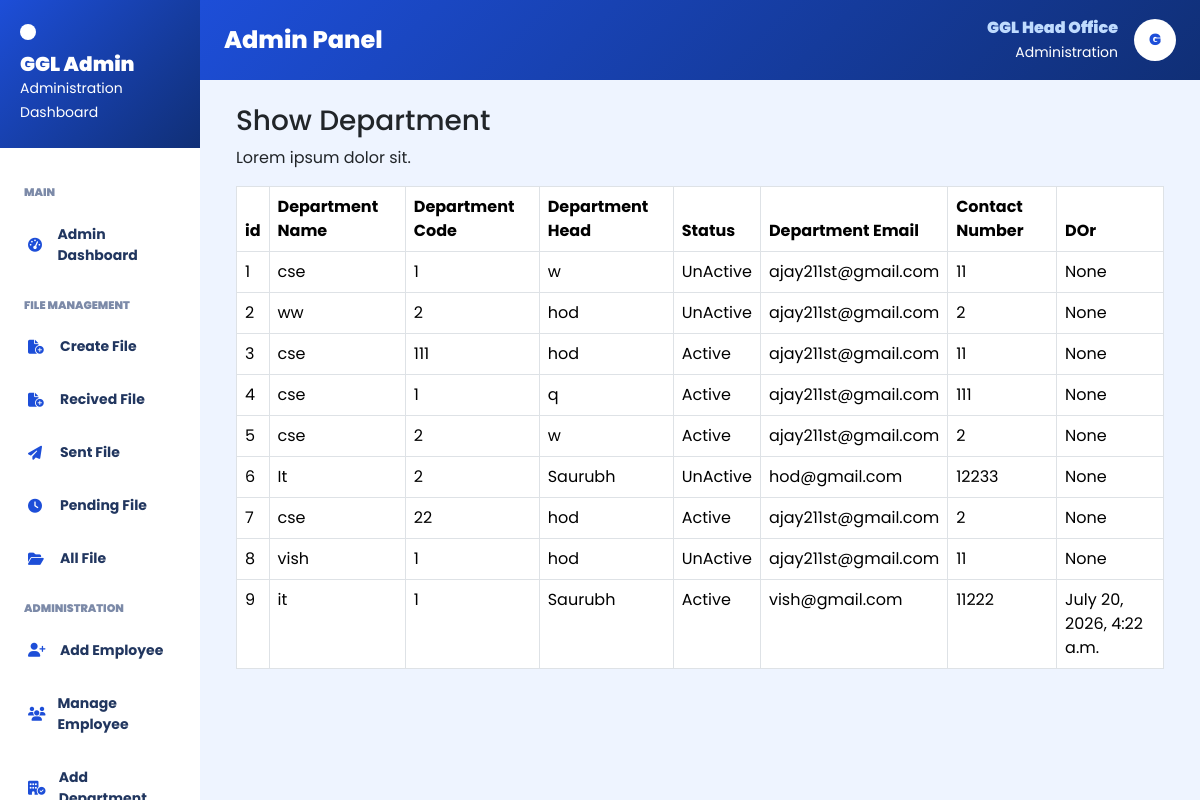
The page /depshow (signed in) on the database as committed earlier.
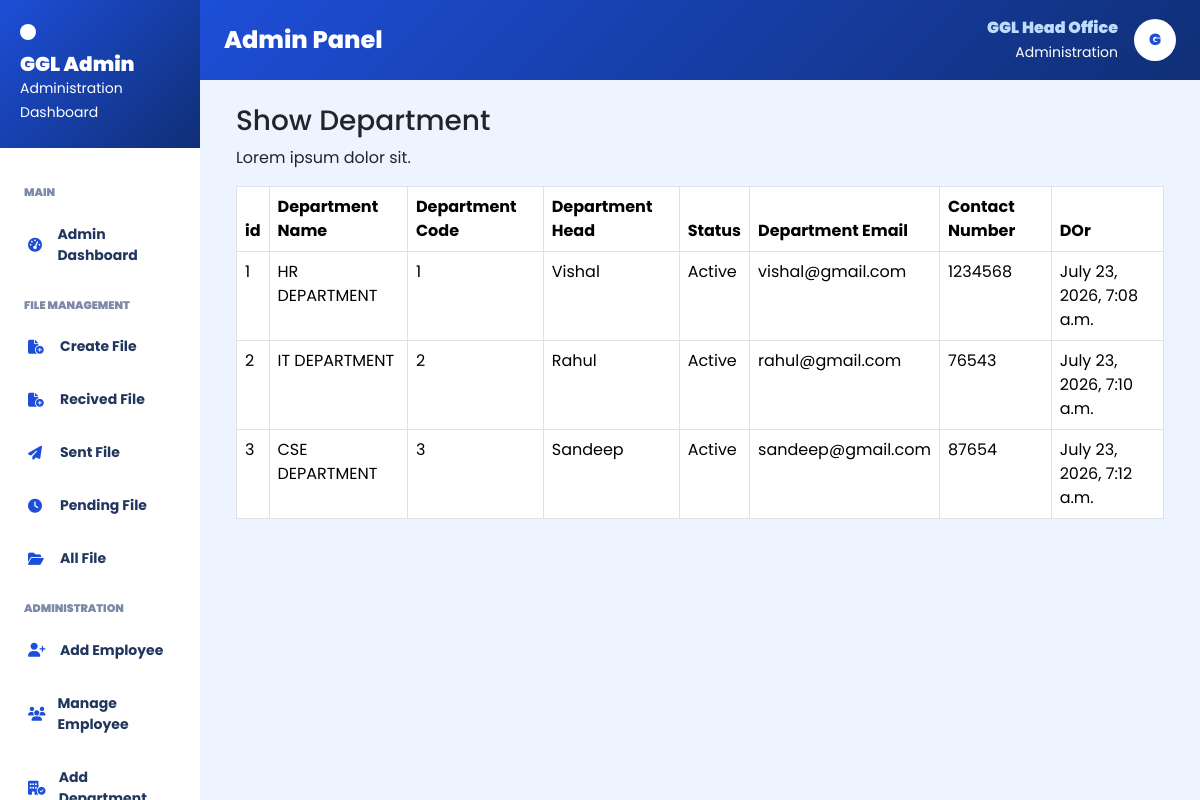
The same page on the database as committed later.
### myapp/models.py (models this page shows)
class adddepartment(models.Model):
    id=models.IntegerField(primary_key=True,auto_created=True)
    department_name=models.CharField(max_length=225)
    department_code=models.IntegerField()
    department_head=models.CharField(max_length=100)
    status=models.CharField(max_length=20)
    department_email= models.CharField(max_length=100)
    department_number=models.IntegerField(max_length=12)
    create_at=models.DateTimeField(auto_now_add=True)

### myapp/views.py (the view)
# urls.py: path('depshow',depshow,name='depshow'),
def depshow(request):
    if 'adminid' not in request.session:
        return redirect('adminlogin')
    ab=adddepartment.objects.all()
    return render(request,'admin/depshow.html',{'ab':ab})

### myapp/templates/admin/depshow.html
{% extends 'admin/adminlayout.html' %}
{% block admin %}
<div>
    <div class="container">
        <div class="row">
            <div class="col-sm-12">
                <h3>Show Department</h3>
                <p>Lorem ipsum dolor sit.</p>
            </div>
        </div>
<div class="row">
    <div class="col-sm-12">
        <table class=" table table-bordered">
            <thead>
                <tr>
                    <th>id</th>
                    <th>Department Name</th>
                    <th>Department Code</th>
                    <th>Department Head</th>
                    <th>Status</th>
                    <th>Department Email</th>
                    <th>Contact Number</th>
                    <th>DOr</th>
                </tr>
            </thead>
            <tbody>
                {% for i in ab %}
                <tr>
                    <td>{{i.id}}</td>
                    <td>{{i.department_name}}</td>
                    <td>{{i.department_code}}</td>
                    <td>{{i.department_head}}</td>
                    <td>{{i.status}}</td>
                    <td>{{i.department_email}}</td>
                    <td>{{i.department_number}}</td>
                    <td>{{i.create_at}}</td>
                </tr>
                {% endfor %}
            </tbody>
        </table>
    </div>
</div>
    </div>
</div>
{% endblock %}

### myapp/templates/admin/adminlayout.html (shortened to what this page needs)
<!doctype html>
<html lang="en">
  <head>
    <link href="https://cdn.jsdelivr.net/npm/bootstrap@5.3.8/dist/css/bootstrap.min.css" rel="stylesheet">
    <link href="https://cdnjs.cloudflare.com/ajax/libs/font-awesome/6.5.1/css/all.min.css" rel="stylesheet"/>
  </head>
  <body>
    <div class="sidebar">
      <div class="box1">
        <img src="https://gglengage.com/images/ggllogo.png" alt="">
        <h5>GGL Admin</h5>
        <small>Administration Dashboard</small>
      </div>
      <div class="box2">
        <div class="menu-title">Main</div>
        <a href="{% url 'dashboard' %}"><i class="fa-solid fa-gauge-high"></i> Admin Dashboard</a>
        <div class="menu-title">File Management</div>
        <a href="{% url 'createfile' %}">
            <i class="fa-solid fa-file-circle-plus"></i>
             Create File
            </a>
        <a href="{% url 'recievedfile' %}">
            <i class="fa-solid fa-file-circle-plus"></i>
             Recived File
            </a>
        <a href="{% url 'sentfile' %}">
            <i class="fa-solid fa-paper-plane"></i>
            Sent File</a>
        <a href="">
            <i class="fa-solid fa-clock"></i>
            Pending File</a>
        <a href="{% url 'allfile' %}">
            <i class="fa-solid fa-folder-open"></i>
            All File</a>
        <div class="menu-title">Administration</div>
        <a href="{% url 'empadd' %}">
            <i class="fa-solid fa-user-plus"></i>
            Add Employee</a>
        <a href="{% url 'empshow' %}">
            <i class="fa-solid fa-users"></i>
            Manage Employee</a>
        <a href="{% url 'adddep' %}">
            <i class="fa-solid fa-building-circle-check"></i>
            Add Department</a>
      </div>
    </div>
    <div class="main-content">
      <div class="top d-flex align-items-center">
        <h4>Admin Panel</h4>
        <div class="ms-auto d-flex align-items-center gap-3">
          <div class="text-end">
            <div style="color: #bfdbfe; font-weight: 900;">GGL Head Office</div>
            <small>Administration</small>
          </div>
          <div class="avatar">G</div>
        </div>
      </div>
      <div class="content-area">
        {% block admin %}
        {% endblock %}
      </div>
    </div>
  </body>
</html>

### myapp/templates/admin/adminlayout.html (style rules this page uses)
* { margin: 0; box-sizing: border-box; font-family: 'Poppins', sans-serif; }
body { background: #eef4ff; overflow: hidden; }
a { text-decoration: none; color: white; }
.sidebar { position: fixed; top: 0; left: 0; width: 16.66%; height: 100vh; overflow-y: auto; }
.box1 { background: linear-gradient(135deg, #1d4ed8, #102f76); padding: 24px 20px; color: #fff; }
.box1 img { width: 92px; background: #fff; padding: 8px; border-radius: 12px; margin-bottom: 12px; }
.box1 h5 { font-weight: 900; margin: 0; }
.box2 { padding: 18px 14px; background-color: white; }
.menu-title { font-size: 11px; text-transform: uppercase; font-weight: 900; color: #7c8aa8; margin: 18px 10px 10px; }
.box2 a { display: flex; align-items: center; gap: 12px; padding: 13px 14px; color: #21365f; border-radius: 12px; margin-bottom: 6px; font-size: 14px; font-weight: 700; transition: .25s; }
.box2 a i { width: 20px; color: #1d4ed8; }
.main-content { margin-left: 16.66%; height: 100vh; display: flex; flex-direction: column; }
.top { background: linear-gradient(135deg, #1d4ed8, #102f76); padding: 16px 24px; color: white; flex-shrink: 0; }
.top h4 { margin: 0; font-weight: 800; }
.content-area { padding: 24px; overflow-y: auto; flex: 1; }
.avatar { width: 42px; height: 42px; border-radius: 50%; background: #fff; color: #1d4ed8; display: flex; align-items: center; justify-content: center; font-weight: 900; }

Rows that differ between the two databases and show on the page:
removed adddepartment: id "4", department_name "cse", department_code "1", department_head "q", status "Active", department_email "ajay211st@gmail.com", department_number "111", create_at "None"
removed adddepartment: id "5", department_name "cse", department_code "2", department_head "w", status "Active", department_email "ajay211st@gmail.com", department_number "2", create_at "None"
removed adddepartment: id "6", department_name "It", department_code "2", department_head "Saurubh", status "UnActive", department_email "hod@gmail.com", department_number "12233", create_at "None"
removed adddepartment: id "7", department_name "cse", department_code "22", department_head "hod", status "Active", department_email "ajay211st@gmail.com", department_number "2", create_at "None"
removed adddepartment: id "8", department_name "vish", department_code "1", department_head "hod", status "UnActive", department_email "ajay211st@gmail.com", department_number "11", create_at "None"
removed adddepartment: id "9", department_name "it", department_code "1", department_head "Saurubh", status "Active", department_email "vish@gmail.com", department_number "11222", create_at "July 20, 2026, 4:22 a.m."
changed adddepartment id 1: department_name "cse" → "HR DEPARTMENT"; department_head "w" → "Vishal"; status "UnActive" → "Active"; department_email "ajay211st@gmail.com" → "vishal@gmail.com"; department_number "11" → "1234568"; create_at "None" → "July 23, 2026, 7:08 a.m."
changed adddepartment id 2: department_name "ww" → "IT DEPARTMENT"; department_head "hod" → "Rahul"; status "UnActive" → "Active"; department_email "ajay211st@gmail.com" → "rahul@gmail.com"; department_number "2" → "76543"; create_at "None" → "July 23, 2026, 7:10 a.m."
changed adddepartment id 3: department_name "cse" → "CSE DEPARTMENT"; department_code "111" → "3"; department_head "hod" → "Sandeep"; department_email "ajay211st@gmail.com" → "sandeep@gmail.com"; department_number "11" → "87654"; create_at "None" → "July 23, 2026, 7:12 a.m."
